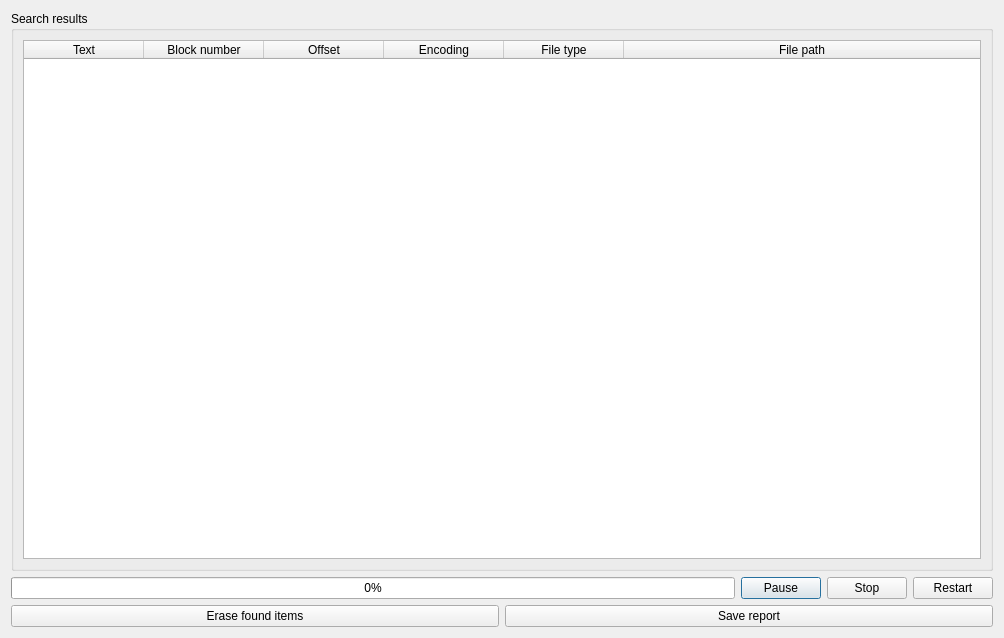
<?xml version="1.0" encoding="UTF-8"?>
<ui version="4.0">
 <class>SearchResultsDialog</class>
 <widget class="QDialog" name="SearchResultsDialog">
  <property name="windowModality">
   <enum>Qt::WindowModal</enum>
  </property>
  <property name="geometry">
   <rect>
    <x>0</x>
    <y>0</y>
    <width>1004</width>
    <height>638</height>
   </rect>
  </property>
  <property name="windowTitle">
   <string>Search results</string>
  </property>
  <layout class="QVBoxLayout" name="verticalLayout">
   <item>
    <widget class="QGroupBox" name="groupBox">
     <property name="title">
      <string>Search results</string>
     </property>
     <layout class="QVBoxLayout" name="verticalLayout_2">
      <item>
       <widget class="QTableWidget" name="resTable">
        <property name="columnCount">
         <number>6</number>
        </property>
        <attribute name="horizontalHeaderDefaultSectionSize">
         <number>120</number>
        </attribute>
        <attribute name="horizontalHeaderMinimumSectionSize">
         <number>35</number>
        </attribute>
        <attribute name="horizontalHeaderStretchLastSection">
         <bool>true</bool>
        </attribute>
        <attribute name="verticalHeaderDefaultSectionSize">
         <number>30</number>
        </attribute>
        <column>
         <property name="text">
          <string>Text</string>
         </property>
        </column>
        <column>
         <property name="text">
          <string>Block number</string>
         </property>
        </column>
        <column>
         <property name="text">
          <string>Offset</string>
         </property>
        </column>
        <column>
         <property name="text">
          <string>Encoding</string>
         </property>
        </column>
        <column>
         <property name="text">
          <string>File type</string>
         </property>
        </column>
        <column>
         <property name="text">
          <string>File path</string>
         </property>
        </column>
       </widget>
      </item>
     </layout>
    </widget>
   </item>
   <item>
    <layout class="QHBoxLayout" name="horizontalLayout">
     <item>
      <widget class="QProgressBar" name="m_progressBar">
       <property name="value">
        <number>0</number>
       </property>
      </widget>
     </item>
     <item>
      <widget class="QPushButton" name="m_pause">
       <property name="text">
        <string>Pause</string>
       </property>
      </widget>
     </item>
     <item>
      <widget class="QPushButton" name="m_cancel">
       <property name="text">
        <string>Stop</string>
       </property>
      </widget>
     </item>
     <item>
      <widget class="QPushButton" name="m_rescan">
       <property name="text">
        <string>Restart</string>
       </property>
      </widget>
     </item>
    </layout>
   </item>
   <item>
    <layout class="QHBoxLayout" name="horizontalLayout_3">
     <item>
      <widget class="QPushButton" name="m_erase">
       <property name="text">
        <string>Erase found items</string>
       </property>
      </widget>
     </item>
     <item>
      <widget class="QPushButton" name="saveReport">
       <property name="text">
        <string>Save report</string>
       </property>
      </widget>
     </item>
    </layout>
   </item>
  </layout>
 </widget>
 <resources/>
 <connections/>
 <slots>
  <slot>cellclicked(int,int)</slot>
 </slots>
</ui>
